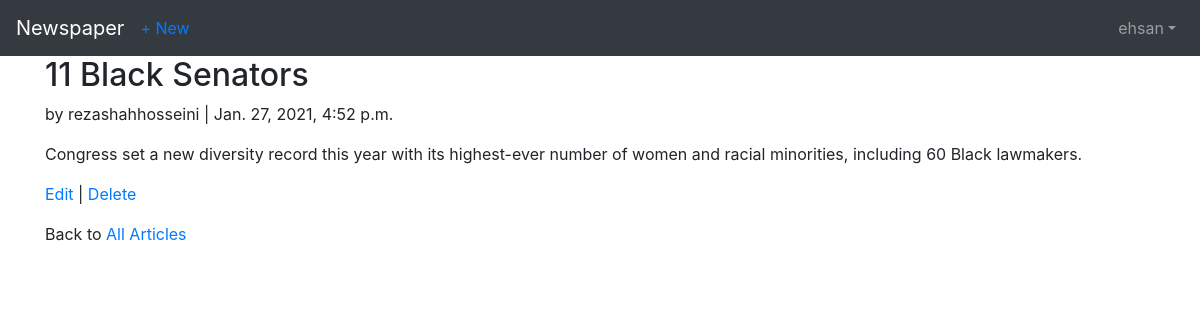
The page /articles/2/ (signed in) on the database its author committed.
### accounts/models.py (models this page shows)
class CustomUser(AbstractUser):
    age = models.PositiveIntegerField(null=True,blank=True)

### articles/models.py (models this page shows, shortened)
class Article(models.Model):
    title = models.CharField(max_length=256)
    body = models.TextField()
    date = models.DateTimeField(auto_now_add = True)
    author = models.ForeignKey(get_user_model() , on_delete=models.CASCADE)

### articles/views.py (the view)
# urls.py: path('<int:pk>/' , ArticleDetailView.as_view() , name='article_detail'),
class ArticleDetailView(LoginRequiredMixin , DetailView):
    model = Article
    template_name='article_detail.html'

### templates/article_detail.html
{% extends 'base.html' %}
{% block content %}
    <div class="article-entry">
        <h2>{{object.title}}</h2>
        <p>by {{object.author}} | {{object.date}}</p>
        <p>{{object.body}}</p>
    </div>
    <p>
        <a href="{% url 'article_edit' article.pk %}">Edit</a> |
        <a href="{% url 'article_delete' article.pk %}">Delete</a>
    </p>
    <p>Back to <a href="{% url 'article_list' %}">All Articles</a></p>
{% endblock content %}

### templates/base.html (shortened to what this page needs)
{% load static %}
<!DOCTYPE html>
<html>
    <head>
        <link rel="stylesheet" href="https://stackpath.bootstrapcdn.com/bootstrap/4.5.2/css/bootstrap.min.css" />
    </head>
    <body>
        <nav class="navbar navbar-expand-lg navbar-dark bg-dark">
            <a href="{% url 'home' %}" class="navbar-brand">Newspaper</a>
            <a href="{% url 'article_new' %}">+ New</a>
                <div class="collapse navbar-collapse" id="navbarSupportedContent">
                    {% if user.is_authenticated %}
                        <ul class="navbar-nav ml-auto">
                            <li class="nav-item">
                                <a class="nav-link dropdown-toggle" href="#" id="navbarDropdown" role="button" data-toggle="dropdown" aria-haspopup="true" aria-expanded="false">{{user.username}}</a>
                            </li>
                        </ul>
                    {% else %}
                        <form class="form-inline ml-auto">
                            <a class="btn btn-outline-secondary" href="{% url 'login' %}">Log in</a>
                            <a class="btn btn-primary ml-2" href="{% url 'signup' %}">Sign up</a>
                        </form>
                    {% endif %}
                </div>
        </nav>
        <main class="container">
            {% block content %}
            {% endblock content %}
        </main>
    </body>
</html>

### rows shown on the page
CustomUser: username "ehsan"
Article: title "11 Black Senators", author "rezashahhosseini", date "Jan. 27, 2021, 4:52 p.m.", body "Congress set a new diversity record this year with its highest-ever number of women and racial minorities, including 60 Black lawmakers."
